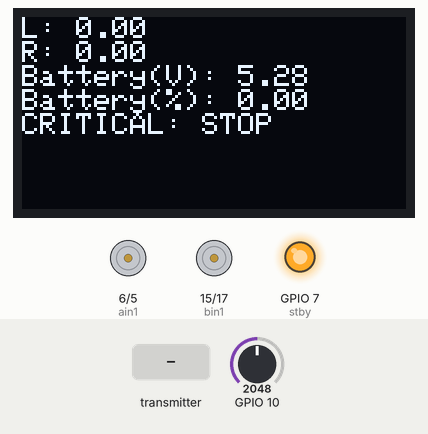
Simulated run of this sketch. Board: ESP32-S3. On the bench: 128×64 one-colour display, motor-driver pin pairs drawn as motors (green arrow = first pin HIGH = forward, orange = second pin HIGH = backward, longer = more drive, scaled by the enable pin, stopped while the standby pin is LOW), output pins drawn as LEDs (lit = HIGH). The inputs (shaded band) are chosen by the test bench; at power-on: GPIO 10 = 2048. What the sketch prints to the serial monitor is not drawn.

Above: at 1.3 s.
1.4 s: GPIO 10 set to 2078
At 2.3 s:
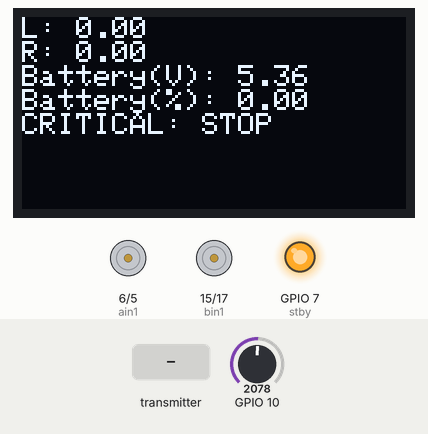
2.9 s: GPIO 10 set to 2254
At 4.1 s:
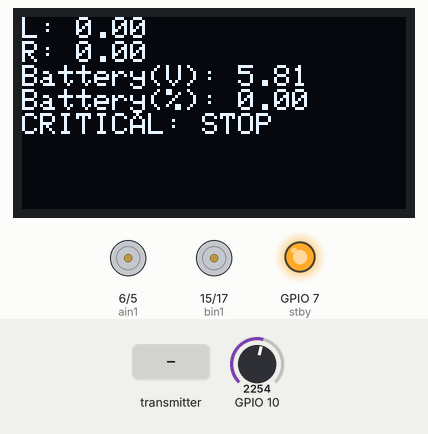
4.4 s: GPIO 10 set to 2395
At 5.3 s:
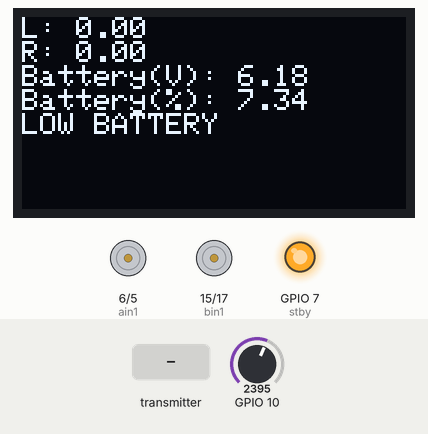
6.0 s: the transmitter starts sending SpeedL = 1024
At 6.32 s:
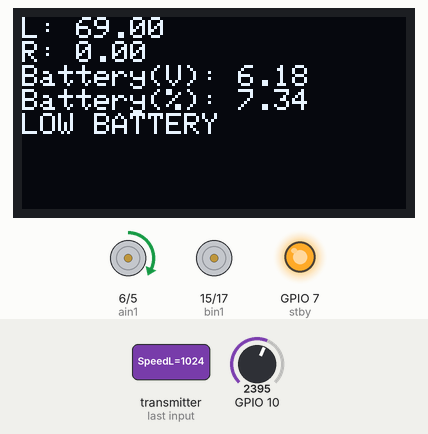
8.1 s: the transmitter starts sending SpeedR = 1024
At 8.41 s:
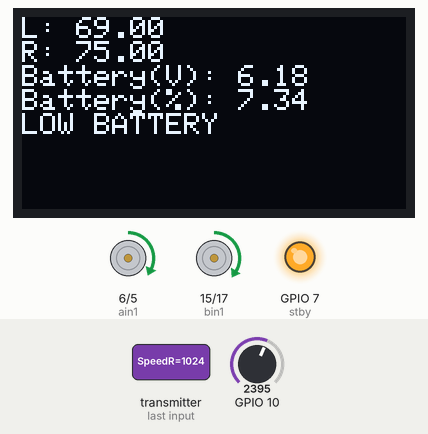
11.1 s: GPIO 10 set to 2866
At 11.42 s:
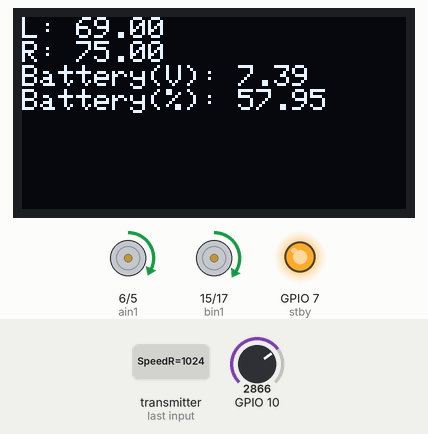
Timing chart, 0 to 61.0 s (numbered marks = the images above; inputs shaded):
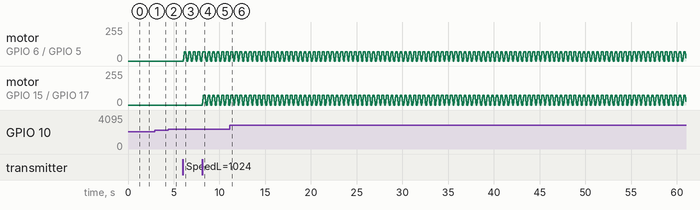

The sketch:

ESP32_ONLY_ROVER.ino
```cpp
#include "app_logic.h"
#include "motor_driver.h"
#include <Arduino.h>

const int AIN1 = 6;
const int AIN2 = 5;
const int PWMA = 4;
const int STBY = 7;

void setup() {
  App_Init();
}


void loop() {
  App_Logic();
}
//
```

app_logic.cpp
```cpp
#include "motor_driver.h"
#include "app_logic.h"
#include "OLED_Driver.h"
#include "espnow_driver.h"
#include <Arduino.h>

static unsigned long currentTime = 0;
static unsigned long lastBatteryUpdate = 0;
static unsigned long lastSpeedUpdate = 0;

static const unsigned long speedDelay = 20;
static const unsigned long connectionTimeout = 300;

static float vBattery = 0;
static float vOut = 0;
static float raw = 0;
static long sum = 0;
static float percent = 0;

static int currentLeftSpeed = 0;
static int currentRightSpeed = 0;

static int targetLeftSpeed = 0;
static int targetRightSpeed = 0;

static int leftTrim = -6;
static int rightTrim = 0;

static const float BATTERY_LOW_WARNING = 6.2;
static const float BATTERY_HARD_CUTOFF = 6.0;

static bool batteryLow = false;
static bool batteryCritical = false;

void App_Init() {
  Motor_Init();
  OLED_Init();
  Serial.begin(115200);
  ESPNOW_Init();
}

static void App_CheckBatteryStatus() {
  batteryLow = (vBattery <= BATTERY_LOW_WARNING);
  batteryCritical = (vBattery <= BATTERY_HARD_CUTOFF);
}

static void App_UpdateSpeed() {
  int steps = 15;

  if (currentRightSpeed < targetRightSpeed) {
    currentRightSpeed += steps;
    if (currentRightSpeed > targetRightSpeed) {
      currentRightSpeed = targetRightSpeed;
    }
  }
  else if (currentRightSpeed > targetRightSpeed) {
    currentRightSpeed -= steps;
    if (currentRightSpeed < targetRightSpeed) {
      currentRightSpeed = targetRightSpeed;
    }
  }

  if (currentLeftSpeed < targetLeftSpeed) {
    currentLeftSpeed += steps;
    if (currentLeftSpeed > targetLeftSpeed) {
      currentLeftSpeed = targetLeftSpeed;
    }
  }
  else if (currentLeftSpeed > targetLeftSpeed) {
    currentLeftSpeed -= steps;
    if (currentLeftSpeed < targetLeftSpeed) {
      currentLeftSpeed = targetLeftSpeed;
    }
  }
}

static int App_ClampSpeed(int value) {
  if (value > 255) {
    return 255;
  }

  if (value < -255) {
    return -255;
  }

  return value;
}

static int App_MapRemoteSpeed(int value) {
  int mapped = map(value, -2047, 2047, -150, 150);
  return App_ClampSpeed(mapped);
}

static void App_ReadBatteryV() {
  sum = 0;

  for (int i = 0; i < 20; i++) {
    sum += analogRead(10);
  }

  raw = sum / 20.0;
  vOut = raw * (3.3 / 4095.0);
  vBattery = vOut * 3.2;
}

static void App_ReadBatteryPercent() {
  float lowV = 6.0;
  float highV = 8.4;

  percent = ((vBattery - lowV) / (highV - lowV)) * 100.0;

  if (percent > 100) {
    percent = 100;
  }

  if (percent < 0) {
    percent = 0;
  }
}

static void App_ProcessNewDrivePacket() {
  int mappedLeft = App_MapRemoteSpeed(ESPNOW_GetSpeedL());
  int mappedRight = App_MapRemoteSpeed(ESPNOW_GetSpeedR());

  if (mappedLeft != 0) {
    mappedLeft += leftTrim;
  }

  if (mappedRight != 0) {
    mappedRight += rightTrim;
  }

  targetLeftSpeed = App_ClampSpeed(mappedLeft);
  targetRightSpeed = App_ClampSpeed(mappedRight);

  ESPNOW_ClearNewPacket();
}

static void App_ApplySafetyOverrides() {
  if (currentTime - ESPNOW_LastReceiveTime() >= connectionTimeout) {
    targetLeftSpeed = 0;
    targetRightSpeed = 0;
  }

  if (batteryCritical) {
    targetLeftSpeed = 0;
    targetRightSpeed = 0;
  }
}

static void App_UpdateBattery() {
  if (currentTime - lastBatteryUpdate >= 200) {
    App_ReadBatteryV();
    App_ReadBatteryPercent();
    App_CheckBatteryStatus();

    lastBatteryUpdate = currentTime;
  }
}

static void App_UpdateMotionRamp() {
  if (currentTime - lastSpeedUpdate >= speedDelay) {
    App_UpdateSpeed();
    lastSpeedUpdate = currentTime;
  }
}

static void App_UpdateOLED() {
  OLED_Clear();
  OLED_SetText(1);
  OLED_SetPosition(0, 0);

  OLED_PrintText("L: ");
  OLED_PrintNum(currentLeftSpeed);

  OLED_PrintText("\nR: ");
  OLED_PrintNum(currentRightSpeed);

  OLED_PrintText("\nBattery(V): ");
  OLED_PrintNum(vBattery);

  OLED_PrintText("\nBattery(%): ");
  OLED_PrintNum(percent);

  if (batteryCritical) {
    OLED_PrintText("\nCRITICAL: STOP");
  }
  else if (batteryLow) {
    OLED_PrintText("\nLOW BATTERY");
  }

  OLED_Update();
}

void App_Logic() {
  currentTime = millis();

  if (ESPNOW_HasNewPacket()) {
    App_ProcessNewDrivePacket();
  }

  App_UpdateBattery();
  App_ApplySafetyOverrides();
  App_UpdateMotionRamp();

  Motor_Set(currentLeftSpeed, currentRightSpeed);
  Motor_Update();

  App_UpdateOLED();
}
```

app_logic.h
```cpp
//app_logic.h

#ifndef APP_LOGIC_H
#define APP_LOGIC_H


void App_Init();
void App_Logic();

#endif
//
```

OLED_Driver.h
```cpp
//OLED_driver.h

#ifndef OLED_DRIVER_H
#define OLED_DRIVER_H

void OLED_Init();
void OLED_Clear();
void OLED_SetText(int value);
void OLED_SetPosition(int x, int y);
void OLED_PrintText(const char* text);
void OLED_PrintNum(float value);
void OLED_Update();

#endif
//
```

OLED_driver.cpp
```cpp
//OLED_driver.cpp
#include "OLED_driver.h"

#include <Wire.h>
#include <Arduino.h>
#include <Adafruit_GFX.h>
#include <Adafruit_SSD1306.h>

#define SCREEN_WIDTH 128
#define SCREEN_HEIGHT 64

#define OLED_RESET -1
static Adafruit_SSD1306 display(SCREEN_WIDTH, SCREEN_HEIGHT, &Wire, OLED_RESET);

void OLED_Init(){
  if (!display.begin(SSD1306_SWITCHCAPVCC, 0x3c)){
    Serial.println("OLED NOT FOUND");
    while(true);
  }
}

void OLED_Clear(){
  display.clearDisplay();
}

void OLED_SetText(int value){
  display.setTextSize(value);
  display.setTextColor(SSD1306_WHITE);
}

void OLED_SetPosition(int x, int y){
  display.setCursor(x, y);
}

void OLED_PrintText(const char* text){
  display.print(text);
}

void OLED_PrintNum(float value){
  display.print(value, 2);
}

void OLED_Update(){
  display.display();
}
//
```

espnow_driver.cpp
```cpp
#include "espnow_driver.h"
#include <Arduino.h>
#include <WiFi.h>
#include <esp_now.h>

typedef struct {
  int SpeedL;
  int SpeedR;
} DrivePacket;

static bool newPacketReceived = false;
static unsigned long lastReceivedTime = 0;

static int latestSpeedL = 0;
static int latestSpeedR = 0;

static void OnDataRecv(const esp_now_recv_info_t *info, const uint8_t *incomingData, int len) {
  if (len != sizeof(DrivePacket)) {
    return;
  }

  DrivePacket packet;
  memcpy(&packet, incomingData, sizeof(packet));

  latestSpeedL = packet.SpeedL;
  latestSpeedR = packet.SpeedR;

  newPacketReceived = true;
  lastReceivedTime = millis();
}

void ESPNOW_Init() {
  WiFi.mode(WIFI_STA);
  WiFi.disconnect();

  delay(100);

  Serial.print("Rover MAC Address: ");
  Serial.println(WiFi.macAddress());

  if (esp_now_init() != ESP_OK) {
    Serial.println("ESP-NOW init failed");
    return;
  }

  esp_now_register_recv_cb(OnDataRecv);

  Serial.println("ESP-NOW receiver ready");
}

bool ESPNOW_HasNewPacket() {
  return newPacketReceived;
}

void ESPNOW_ClearNewPacket() {
  newPacketReceived = false;
}

int ESPNOW_GetSpeedL() {
  return latestSpeedL;
}

int ESPNOW_GetSpeedR() {
  return latestSpeedR;
}

unsigned long ESPNOW_LastReceiveTime() {
  return lastReceivedTime;
}
```

espnow_driver.h
```cpp
#ifndef ESPNOW_DRIVER_H
#define ESPNOW_DRIVER_H

#include <Arduino.h>

void ESPNOW_Init();

bool ESPNOW_HasNewPacket();
void ESPNOW_ClearNewPacket();

int ESPNOW_GetSpeedL();
int ESPNOW_GetSpeedR();

unsigned long ESPNOW_LastReceiveTime();

#endif
```

motor_driver.cpp
```cpp
//motor_driver.cpp
#include "motor_driver.h"
#include <Arduino.h>

static int motorSpeedA = 0;
static int motorSpeedB = 0;

static const int Pwma = 4;
static const int ain1 = 6;
static const int ain2 = 5;
static const int bin1 = 15;
static const int bin2 = 17;
static const int Pwmb = 16;
static const int stby = 7;

void Motor_Init(){
  pinMode(ain1, OUTPUT);
  pinMode(ain2, OUTPUT);
  pinMode(bin1, OUTPUT);
  pinMode(bin2, OUTPUT);
  pinMode(Pwma, OUTPUT);
  pinMode(Pwmb, OUTPUT);
  pinMode(stby, OUTPUT);

  digitalWrite(stby, HIGH);
}

void Motor_Set(int pwma, int pwmb){
  if (pwma > 0){
    Motor_SetGear(FORWARD, ain1, ain2);
    motorSpeedA = pwma;
  }
  else if (pwma < 0){
    Motor_SetGear(REVERSE, ain1, ain2);
    motorSpeedA = abs(pwma);
  }
  else {motorSpeedA = 0; Motor_SetGear(STOPPED, ain1, ain2);}

  if (pwmb > 0){
    Motor_SetGear(FORWARD, bin1, bin2);
    motorSpeedB = pwmb;
  }
  else if (pwmb < 0){
    Motor_SetGear(REVERSE, bin1, bin2);
    motorSpeedB = abs(pwmb);
  }
  else {motorSpeedB = 0; Motor_SetGear(STOPPED, bin1, bin2);}
}

void Motor_SetGear(DriveMode mode, int pin1, int pin2){
  switch(mode){
    case FORWARD: {
      digitalWrite(pin1, HIGH);
      digitalWrite(pin2, LOW);
      break;
    }
    case REVERSE: {
      digitalWrite(pin1, LOW);
      digitalWrite(pin2, HIGH);
      break;
    }
    case STOPPED: {
      digitalWrite(pin1, LOW);
      digitalWrite(pin2, LOW);
      break;
    }
  }
}

void Motor_Update(){
  analogWrite(Pwma, motorSpeedA);
  analogWrite(Pwmb, motorSpeedB);
}
//
```

motor_driver.h
```cpp
//motor_driver.h

#ifndef MOTOR_DRIVER_H
#define MOTOR_DRIVER_H

enum DriveMode {
  FORWARD,
  REVERSE,
  STOPPED
};

void Motor_Init();
void Motor_Set(int pwma, int pwmb);
void Motor_SetGear(DriveMode mode, int pin1, int pin2);
void Motor_Update();

#endif
//
```

Measured:
- the behaviour switches between 2049 and 2050 on GPIO 10 (found by bisection; images 0 and 1)
- the behaviour switches between 2326 and 2327 on GPIO 10 (found by bisection; images 2 and 3)
- after the input at 1.4 s, the display: changes after 0.08 s (image 1)
- after the input at 2.9 s, the display: changes at once (image 2)
- after the input at 4.4 s, the display: changes after 0.20 s (image 3)
- after the input at 6.0 s, motor on GPIO 6 (ain1) / GPIO 5 (ain2): stopped → forward 15/255 after 0.05 s, then repeats every 0.49 s: forward 30/255 0.03 s, forward 45/255 0.03 s, forward 60/255 0.03 s, forward 69/255 0.18 s, forward 54/255 0.03 s, forward 39/255 0.03 s, forward 24/255 0.03 s, forward 9/255 0.03 s, stopped 0.10 s, forward 15/255 0.03 s
- after the input at 8.1 s, motor on GPIO 15 (bin1) / GPIO 17 (bin2): stopped → forward 15/255 at once, then repeats every 0.52 s: forward 30/255 0.03 s, forward 45/255 0.03 s, forward 60/255 0.03 s, forward 75/255 0.21 s, forward 60/255 0.03 s, forward 45/255 0.03 s, forward 30/255 0.03 s, forward 15/255 0.03 s, stopped 0.10 s, forward 15/255 0.03 s
- after the input at 11.1 s, the display: changes after 0.17 s (image 6)
